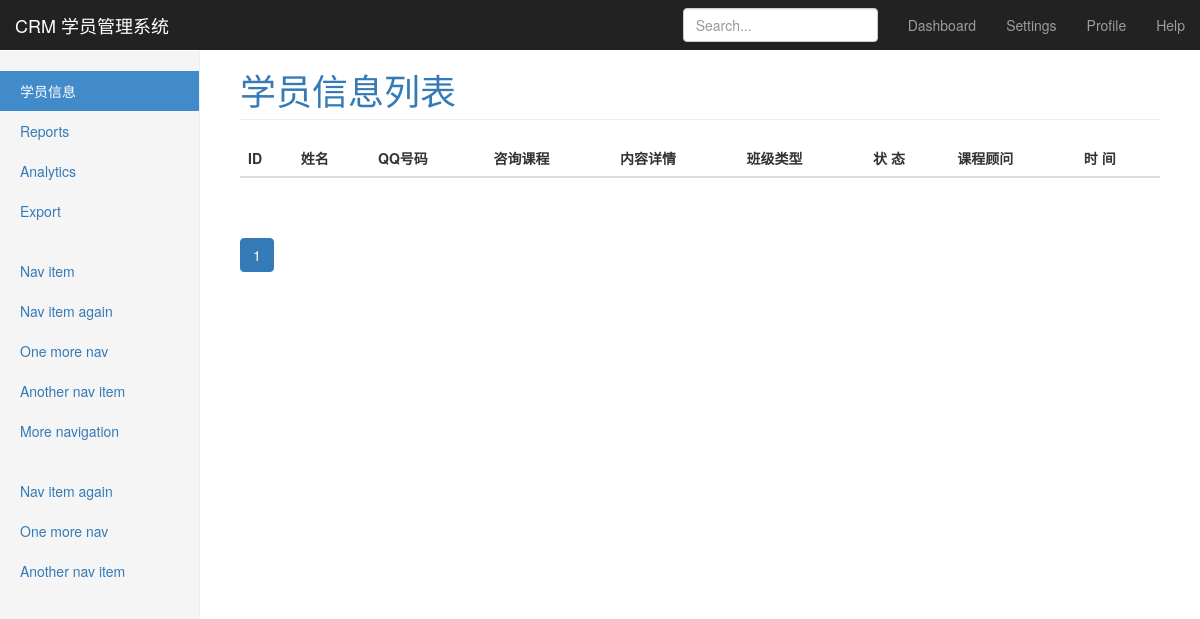
The app's page /crm/customers/ (signed in), older data.
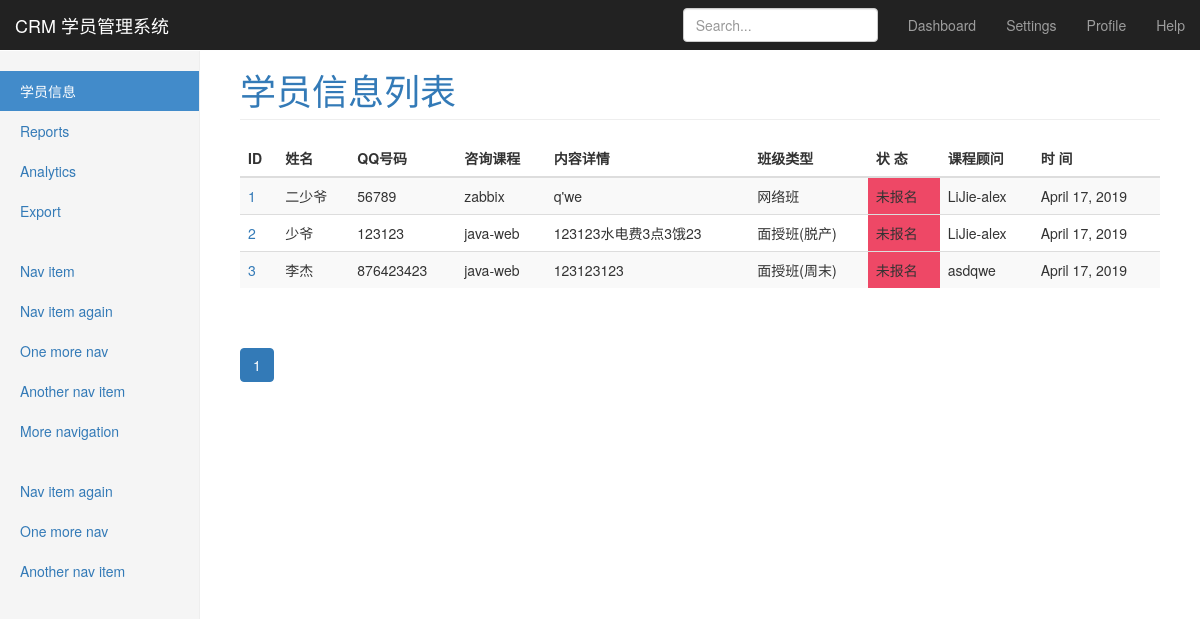
The same page, newer data.
### CRM/models.py (models this page shows, shortened)
class Customer(models.Model):
    qq = models.CharField(u"QQ号",max_length=64,unique=True,blank=True)
    name = models.CharField(u"姓名",max_length=32,blank=True,null=True)
    phone = models.BigIntegerField(u'手机号',blank=True,null=True)
    stu_id = models.CharField(u"学号",blank=True,null=True,max_length=64)
    source_type = (('qq',u"qq群"),
                   ('referral',u"内部转介绍"),
                   ('51cto',u"51cto"),
                   ('agent',u"招生代理"),
                   ('others',u"其它"),
                   )
    source = models.CharField(u'客户来源',max_length=64, choices=source_type,default='qq')
    referral_from = models.ForeignKey('self',verbose_name=u"转介绍自学员",help_text=u"若此客户是转介绍自内部学员,请在此处选择内部学员姓名",blank=True,null=True,related_name="internal_referral",on_delete=models.CASCADE)
    course = models.ForeignKey(Course,verbose_name=u"咨询课程",on_delete=models.CASCADE)
    class_type = models.CharField(u"班级类型",max_length=64,choices=class_type_choices)
    customer_note = models.TextField(u"客户咨询内容详情",help_text=u"客户咨询的大概情况,客户个人信息备注等...")
    status_choices = (('signed',u"已报名"),
                      ('unregistered',u"未报名"),
                      ('graduated',u"已毕业"),
                      )
    status = models.CharField(u"状态",choices=status_choices,max_length=64,default=u"unregistered",help_text=u"选择客户此时的状态")
    consultant = models.ForeignKey(UserProfile,verbose_name=u"课程顾问",on_delete=models.CASCADE)
    date = models.DateField(u"咨询日期",auto_now_add=True)
    class_list = models.ManyToManyField('ClassList',verbose_name=u"已报班级",blank=True)
    class Meta:
        verbose_name_plural = u'学员信息'

class Course(models.Model):
    name = models.CharField(u"课程名称",max_length=128,unique=True)
    price = models.IntegerField(u"面授价格")
    online_price = models.IntegerField(u"网络班价格")
    brief = models.TextField(u"课程简介")
    class Meta:
        verbose_name = u'课 程'
        verbose_name_plural = u'课 程'
    def __str__(self):
        return self.name

class UserProfile(models.Model):
    user = models.OneToOneField(User,on_delete=models.CASCADE,verbose_name=u'用户')
    name = models.CharField(u"姓名",max_length=32)
    def __str__(self):
        return self.name
    class Meta:
       permissions = (('view_customer_list',u'查看用户信息列表'),
                      ('view_customer_info', u'查看用户详情'),
                      ('edit_own_customers_info',u'修改客户信息'),
                      )

### CRM/permissions.py (the view)
        def wrapper(*args,**kwargs):
                print('---start check perm-----')
                if perm_check(*args,**kwargs) is not True: #no permission
                        return render(args[0], 'crm/403.html')
                return func(*args,**kwargs)

### CRM/permissions.py (called while the page is built)
def check_permission(func):
        def wrapper(*args,**kwargs):
                print('---start check perm-----')
                if perm_check(*args,**kwargs) is not True: #no permission
                        return render(args[0], 'crm/403.html')
                return func(*args,**kwargs)
        return wrapper

### CRM/templatetags/custom_tags.py (called while the page is built)
@register.simple_tag()     # simple_tag能够对传入多个参数有效
def guess_page(current_page,loop_num):
    offset = abs(current_page - loop_num)
    if offset < 3:   # 表示取当前页的前后三页
        if current_page == loop_num :
            page_element = '''
            <li class="active"><a href="?page=%s">%s</a></li>
            '''%(loop_num,loop_num)                 # 拼html代码
        else:
            page_element = '''
            <li><a href="?page=%s">%s</a></li>
            '''%(loop_num,loop_num)
        return format_html(page_element)
    else:
        return ''

### CRM/views.py (called while the page is built)
@check_permission
def customers(request):
    customers_list = models.Customer.objects.all()
    paginator = Paginator(customers_list,4)
    page = request.GET.get('page')
    customers_obj = paginator.get_page(page)
    return render(request,'crm/customers.html',{'customers_list':customers_obj})

### templates/crm/customers.html (shortened to what this page needs)
{% extends 'bootstrap/base.html' %}
{% load custom_tags %}
{% block page-header %}
    <a>学员信息列表</a>
{% endblock %}
{% block page-content %}
    <table class="table table table-striped">
        <thead>
            <tr>
                <th>ID</th>
                <th>姓名</th>
                <th>QQ号码</th>
                <th>咨询课程</th>
                <th>内容详情</th>
                <th>班级类型</th>
                <th>状 态</th>
                <th>课程顾问</th>
                <th>时 间</th>
            </tr>
        </thead>
        <tbody>
            {% for customers in customers_list %}
            <tr>
                <td><a href="{% url 'customer_detail' customers.id %}">{{ customers.id }}</a></td>
                <td>{{ customers.name }}</td>
                <td>{{ customers.qq }}</td>
                <td>{{ customers.course }}</td>
                <td>{{ customers.customer_note|truncatechars:60}}</td>
                <td>{{ customers.get_class_type_display }}</td>
                <td class="{{ customers.status }}">{{ customers.get_status_display }}</td>
                <td>{{ customers.consultant }}</td>
                <td>{{ customers.date }}</td>
            </tr>
            {% endfor %}
        </tbody>
    </table>
    <div class="pagination">
        <nav>
          <ul class="pagination">
              {% for page_num in customers_list.paginator.page_range %}
                  {% guess_page customers_list.number page_num  %}
              {% endfor %}
          </ul>
        </nav>
    </div>
{% endblock %}

Row changes from the older to the newer data that the page shows:
added Customer: id "1", name "二少爷", qq "56789", course "zabbix", customer_note "q'we", class_type "网络班", status "未报名", consultant "LiJie-alex", date "April 17, 2019"
added Customer: id "2", name "少爷", qq "123123", course "java-web", customer_note "123123水电费3点3饿23", class_type "面授班(脱产)", status "未报名", consultant "LiJie-alex", date "April 17, 2019"
added Customer: id "3", name "李杰", qq "876423423", course "java-web", customer_note "123123123", class_type "面授班(周末)", status "未报名", consultant "asdqwe", date "April 17, 2019"
